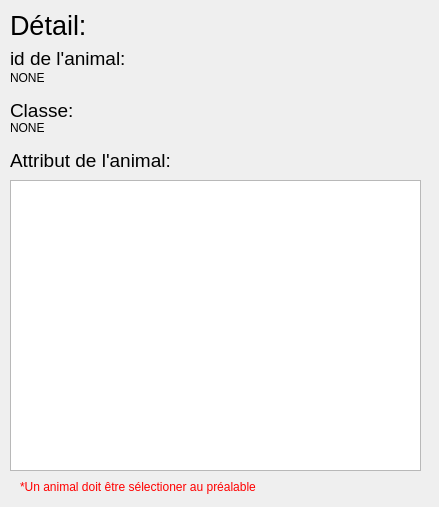
<?xml version="1.0" encoding="UTF-8"?>
<ui version="4.0">
 <class>Dialog</class>
 <widget class="QDialog" name="Dialog">
  <property name="geometry">
   <rect>
    <x>0</x>
    <y>0</y>
    <width>439</width>
    <height>507</height>
   </rect>
  </property>
  <property name="windowTitle">
   <string>Dialog</string>
  </property>
  <widget class="QLabel" name="label_titre_detail_animaux_2">
   <property name="geometry">
    <rect>
     <x>10</x>
     <y>150</y>
     <width>191</width>
     <height>21</height>
    </rect>
   </property>
   <property name="font">
    <font>
     <pointsize>14</pointsize>
    </font>
   </property>
   <property name="text">
    <string>Attribut de l'animal:</string>
   </property>
  </widget>
  <widget class="QLabel" name="label_selection_erreure_details_animaux">
   <property name="geometry">
    <rect>
     <x>20</x>
     <y>480</y>
     <width>411</width>
     <height>41</height>
    </rect>
   </property>
   <property name="text">
    <string>&lt;html&gt;&lt;head/&gt;&lt;body&gt;&lt;p&gt;&lt;span style=&quot; color:#ff0000;&quot;&gt;*Un animal doit être sélectioner au préalable&lt;/span&gt;&lt;/p&gt;&lt;p&gt;&lt;br/&gt;&lt;/p&gt;&lt;/body&gt;&lt;/html&gt;</string>
   </property>
  </widget>
  <widget class="QLabel" name="label_ecostysteme_information_detail_animaux">
   <property name="geometry">
    <rect>
     <x>10</x>
     <y>120</y>
     <width>181</width>
     <height>16</height>
    </rect>
   </property>
   <property name="text">
    <string>NONE</string>
   </property>
  </widget>
  <widget class="QListView" name="listView_ls_animal_detail_animaux">
   <property name="geometry">
    <rect>
     <x>10</x>
     <y>180</y>
     <width>411</width>
     <height>291</height>
    </rect>
   </property>
  </widget>
  <widget class="QLabel" name="label_titre_detail_animaux">
   <property name="geometry">
    <rect>
     <x>10</x>
     <y>-20</y>
     <width>331</width>
     <height>91</height>
    </rect>
   </property>
   <property name="font">
    <font>
     <pointsize>20</pointsize>
    </font>
   </property>
   <property name="text">
    <string>Détail:</string>
   </property>
  </widget>
  <widget class="QLabel" name="label_id_detail_animaux">
   <property name="geometry">
    <rect>
     <x>10</x>
     <y>50</y>
     <width>191</width>
     <height>16</height>
    </rect>
   </property>
   <property name="font">
    <font>
     <pointsize>14</pointsize>
    </font>
   </property>
   <property name="text">
    <string>id de l'animal:</string>
   </property>
  </widget>
  <widget class="QLabel" name="label_id_information_detail_animaux">
   <property name="geometry">
    <rect>
     <x>10</x>
     <y>70</y>
     <width>181</width>
     <height>16</height>
    </rect>
   </property>
   <property name="text">
    <string>NONE</string>
   </property>
  </widget>
  <widget class="QLabel" name="label_recherche_classe_detail_animaux">
   <property name="geometry">
    <rect>
     <x>10</x>
     <y>100</y>
     <width>191</width>
     <height>21</height>
    </rect>
   </property>
   <property name="font">
    <font>
     <pointsize>14</pointsize>
    </font>
   </property>
   <property name="text">
    <string>Classe:</string>
   </property>
  </widget>
 </widget>
 <resources/>
 <connections/>
</ui>
